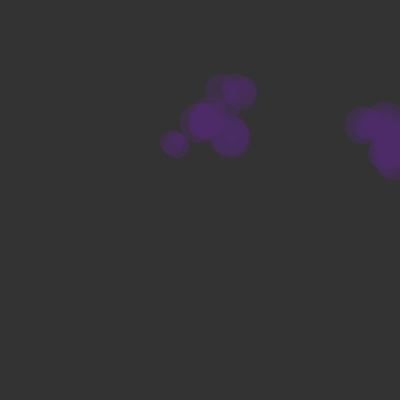
Frame 1 (no input)
Frame 60 (no input): identical to frame 1, image omitted
Frame 120 (the mouse pressed at the canvas centre since frame 60): identical to frame 1, image omitted

The p5.js sketch that drew this single still picture (run headless with seeded random() and noise() and a simulated clock; from frame 60 on, the mouse is pressed at the canvas centre):

// p5.js sketch
// ── sketch.js
// Random walk with vector addition.

let x;
let y;
let pos;
let perv;

function setup() {

	createCanvas(400, 400);
	background(51);
	x = random(100);
	y = random(100);
	pos = createVector(x, y)
	prev = pos.copy();
	console.log(pos);
	fill (78,44,104, 100);
	noStroke();
	for (splat = 0; splat < 5; splat++) {
		pos.x = pos.x + random(200);
		pos.y = pos.y + random(200)
	for (i = 0; i < 40; i++) {
		ellipse(pos.x, pos.y, random(40));
	 prev.set(pos);
		let step = p5.Vector.random2D();
		let r = random(10);
		if (r < 1) {
		step.mult(random(50));
	}	else {
		step.setMag(5);
	}
		 pos.add(step);
	}
}

}

function draw() {

// line(pos.x, pos.y, prev.x, prev.y);

}
